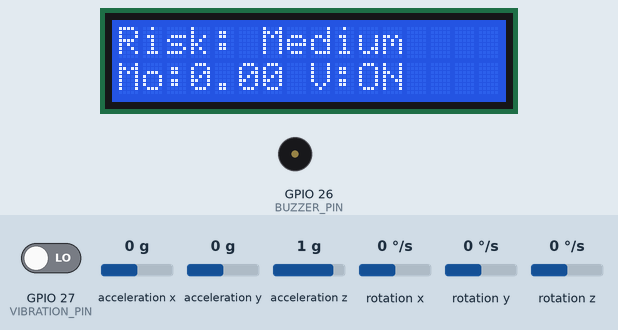
The sketch below on a simulated ESP32. On the bench: 16×2 character LCD, buzzer (waves = sounding). Inputs (shaded band) come from the test bench; at power-on: GPIO 27 (VIBRATION_PIN) LOW, acceleration x 0 g, acceleration y 0 g, acceleration z 1 g, rotation x 0 °/s, rotation y 0 °/s, rotation z 0 °/s. WiFi joins after 1.5 s; servers stay silent unless stated; uploads are accepted with an empty reply; the local clock reads 2024-03-15 10:24:30 at power-on unless the sketch sets it; what the sketch prints to the serial monitor is not drawn.

Above: at 4.3 s.
4.4 s: GPIO 27 (VIBRATION_PIN) driven HIGH
At 8.0 s:
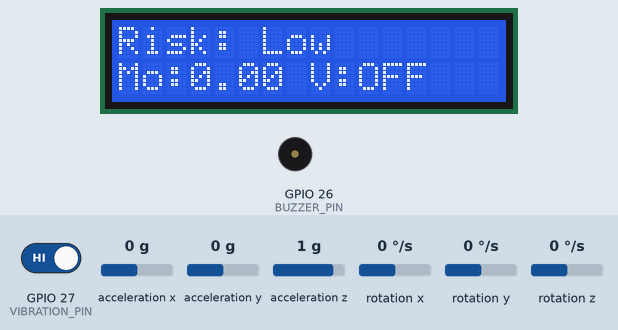
8.6 s: acceleration x set to -0.4 g
12.8 s: acceleration x set to -0.7 g
At 14.5 s:
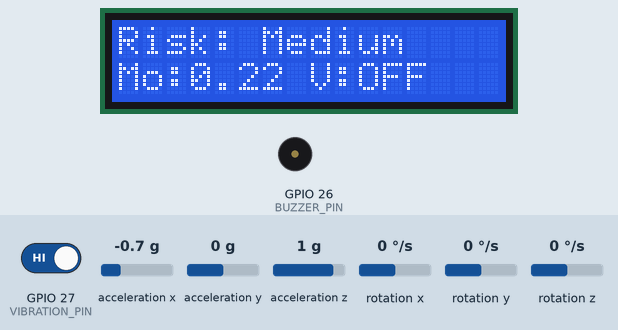
20.9 s: acceleration y set to -1.4 g
At 24.4 s:
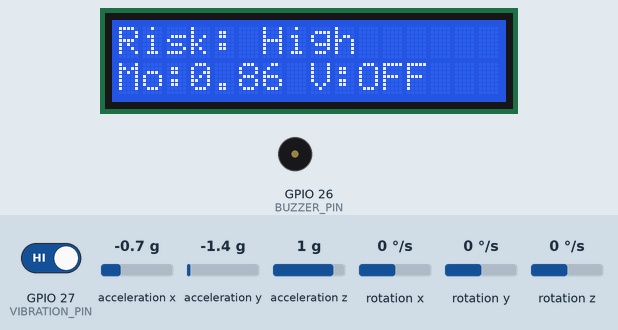
29.0 s: GPIO 27 (VIBRATION_PIN) driven LOW
At 32.8 s:
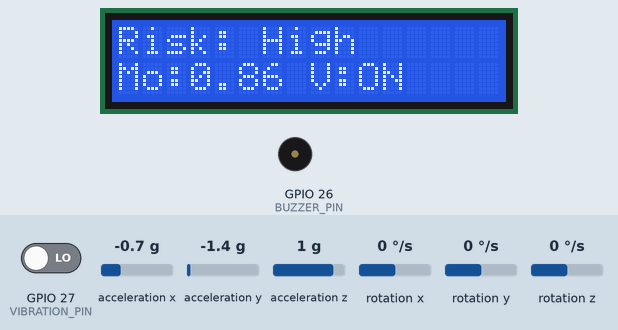
37.1 s: acceleration y set to -0.6 g
41.4 s: acceleration y set to -0.3 g
Timing chart, 0 to 65.9 s (numbered marks = the images above; inputs shaded):
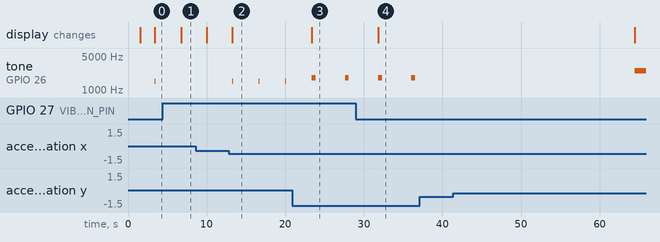

Measured:
- the behaviour switches between -0.5 and -0.6 g on acceleration x (found by bisection; images 1 and 2)
- after the input at 4.4 s, tone on GPIO 26 (BUZZER_PIN): stays silent (without the input it goes to 1500 Hz after 2.4 s); the display: changes after 2.4 s (image 1)
- after the input at 12.8 s, tone on GPIO 26 (BUZZER_PIN): alternates 1500 Hz for 0.15 s and silent for 3.2 s, starting after 0.44 s; the display: changes after 0.44 s (image 2)
- after the input at 20.9 s, tone on GPIO 26 (BUZZER_PIN): alternates 1800 Hz for 0.50 s and silent for 3.7 s, starting after 2.5 s; the display: changes after 2.5 s (image 3)
- after the input at 29.0 s, the display: changes after 2.8 s (image 4)
- after the input at 37.1 s, every drawn part: stays the same

The sketch:

sketch_earthquakejan27a.ino
```cpp
#include <Wire.h>
#include <LiquidCrystal_I2C.h>
#include <WiFi.h>
#include <WiFiClientSecure.h>
#include <HTTPClient.h>
#include <time.h>
#include <MPU6050.h>

// ---------------- WIFI ----------------
#define WIFI_SSID ""
#define WIFI_PASSWORD ""

// ---------------- EMAIL ----------------
#define SMTP_HOST "smtp.gmail.com"
#define SMTP_PORT 465
#define AUTHOR_EMAIL "ismotaraprova@gmail.com"
#define AUTHOR_PASSWORD ""
#define RECIPIENT_EMAIL "provaismot@gmail.com"

// ---------------- FIREBASE ----------------
#define DATABASE_URL "https://earlywarningsystem-53511-default-rtdb.firebaseio.com/earthquakeData.json"

// ---------------- LCD ----------------
LiquidCrystal_I2C lcd(0x27, 16, 2);

// ---------------- SENSOR PINS ----------------
#define VIBRATION_PIN 27   // SW-18010P DO
#define BUZZER_PIN 26

// ---------------- MPU6050 ----------------
MPU6050 mpu;

// ---------------- EARTHQUAKE THRESHOLDS ----------------
// (Designed so you can create FALSE earthquakes for dataset)

#define MOTION_LOW        0.05   // Noise / idle
#define MOTION_MEDIUM     0.15   // Human / table shake
#define MOTION_HIGH       0.30   // Earthquake-like motion

#define CONFIRM_COUNT     8      // consecutive samples (~2–3 sec)

// ---------------- VARIABLES ----------------
bool earthquakeDetected = false;
bool lastQuakeState = false;
bool emailSent = false;
bool safeEmailSent = false;

unsigned long lastBlink = 0;
bool showAlert = false;

int motionCounter = 0;

// ---------------- TIME ----------------
String getTimeNow() {
  configTime(6 * 3600, 0, "pool.ntp.org", "time.nist.gov");
  struct tm t;
  if (!getLocalTime(&t)) return "Unknown";

  char buf[25];
  strftime(buf, sizeof(buf), "%Y-%m-%d %H:%M:%S", &t);
  return String(buf);
}

// ---------------- EMAIL ----------------
void sendEmail(const char* subject, const char* body) {
  WiFiClientSecure client;
  client.setInsecure();

  if (!client.connect(SMTP_HOST, SMTP_PORT)) return;

  auto waitResp = [&]() {
    unsigned long t = millis() + 3000;
    while (millis() < t) {
      while (client.available()) client.readStringUntil('\n');
    }
  };

  client.println("EHLO esp32"); waitResp();
  client.println("AUTH LOGIN"); waitResp();
  client.println("aXNtb3RhcmFwcm92YUBnbWFpbC5jb20="); waitResp();
  client.println("a2NrdyBmZXd0IHF3bXAgbXR0YQ=="); waitResp();

  client.printf("MAIL FROM:<%s>\r\n", AUTHOR_EMAIL); waitResp();
  client.printf("RCPT TO:<%s>\r\n", RECIPIENT_EMAIL); waitResp();
  client.println("DATA"); waitResp();

  client.printf("Subject: %s\r\n", subject);
  client.println("Content-Type: text/plain");
  client.println();
  client.println(body);
  client.println(".");
  waitResp();

  client.println("QUIT");
  client.stop();
}

// ---------------- FIREBASE UPLOAD ----------------
void uploadToFirebase(float motion, bool vibration, bool quake, String risk) {
  if (WiFi.status() != WL_CONNECTED) return;

  String json = "{";
  json += "\"timestamp\":\"" + getTimeNow() + "\",";
  json += "\"motion\":" + String(motion, 3) + ",";
  json += "\"vibration_detected\":" + String(vibration ? 1 : 0) + ",";
  json += "\"earthquake_detected\":" + String(quake ? 1 : 0) + ",";
  json += "\"risk_level\":\"" + risk + "\"";
  json += "}";

  WiFiClientSecure client;
  client.setInsecure();
  HTTPClient http;

  http.begin(client, DATABASE_URL);
  http.addHeader("Content-Type", "application/json");
  http.POST(json);
  http.end();
}

// ---------------- EMAIL MESSAGES ----------------
void sendQuakeAlert(float motion) {
  char msg[220];
  snprintf(msg, sizeof(msg),
           "🌍 EARTHQUAKE ALERT!\n"
           "Ground Motion: %.3f g\n"
           "Time: %s\n\n"
           "Take immediate precautions!",
           motion, getTimeNow().c_str());

  sendEmail("🌍 EARTHQUAKE ALERT", msg);
}

void sendSafeAlert(float motion) {
  char msg[200];
  snprintf(msg, sizeof(msg),
           "✅ AREA STABLE AGAIN\n"
           "Ground Motion: %.3f g\n"
           "Time: %s",
           motion, getTimeNow().c_str());

  sendEmail("✅ AREA SAFE", msg);
}

// ---------------- SETUP ----------------
void setup() {
  Serial.begin(115200);

  lcd.init();
  lcd.backlight();

  pinMode(VIBRATION_PIN, INPUT);
  pinMode(BUZZER_PIN, OUTPUT);

  Wire.begin();
  mpu.initialize();

  lcd.print("Earthquake Syst.");
  delay(1500);
  lcd.clear();

  WiFi.begin(WIFI_SSID, WIFI_PASSWORD);
  while (WiFi.status() != WL_CONNECTED) {
    delay(400);
  }
}

// ---------------- LOOP ----------------
void loop() {

  // ---- SW-18010P ----
  bool vibrationDetected = (digitalRead(VIBRATION_PIN) == LOW);

  // ---- MPU6050 ----
  int16_t ax, ay, az;
  mpu.getAcceleration(&ax, &ay, &az);

  float Ax = ax / 16384.0;
  float Ay = ay / 16384.0;
  float Az = az / 16384.0;

  float totalAcc = sqrt(Ax * Ax + Ay * Ay + Az * Az);
  float motion = abs(totalAcc - 1.0); // remove gravity

  String riskLevel = "Low";


  // =====================================================
  // 🌍 EARTHQUAKE DECISION LOGIC (FINAL & CLEAN)
  // =====================================================

  // ---- CRITICAL ----

  // ================= CLEAN EARTHQUAKE LOGIC =================

static int confirmCounter = 0;

if (motion >= MOTION_HIGH) {
   earthquakeDetected = false;   // <-- ADD THIS


  // Strong motion detected
  if (vibrationDetected) {
    confirmCounter++;
  } else {
    confirmCounter = max(confirmCounter - 1, 0);
  }

  if (confirmCounter >= 3) {   // ~8 seconds total
    riskLevel = "Critical";
    earthquakeDetected = true;
  } else {
    riskLevel = "High";
  }
}

else if (motion >= MOTION_MEDIUM) {
  riskLevel = "Medium";
  confirmCounter = 0;
}

else if (vibrationDetected) {
  riskLevel = "Medium";   // vibration alone = suspicious
  confirmCounter = 0;
}

else {
  riskLevel = "Low";
  confirmCounter = 0;
  earthquakeDetected = false;
}


  // ---------------- UPLOAD ----------------
  uploadToFirebase(
    motion,
    vibrationDetected,
    earthquakeDetected,
    riskLevel
  );

  // ---------------- ALERT + BUZZER ----------------
  if (riskLevel == "Critical") {
    if (!emailSent) {
      sendQuakeAlert(motion);
      emailSent = true;
      safeEmailSent = false;
    }
  }

  lcd.clear();
  lcd.setCursor(0, 0);
  lcd.print("Risk: ");
  lcd.print(riskLevel);

  lcd.setCursor(0, 1);
  lcd.print("Mo:");
  lcd.print(motion, 2);
  lcd.print(" V:");
  lcd.print(vibrationDetected ? "ON" : "OFF");


  if (riskLevel == "Critical") {
    tone(BUZZER_PIN, 2500);
  }
  else if (riskLevel == "High") {
    tone(BUZZER_PIN, 1800);
    delay(500);
    noTone(BUZZER_PIN);
    delay(500);
  }
  else if (riskLevel == "Medium") {
    tone(BUZZER_PIN, 1500);
    delay(150);
    noTone(BUZZER_PIN);
  }
  else {
    noTone(BUZZER_PIN);
  }

  // SAFE recovery mail
  if (!earthquakeDetected && lastQuakeState) {
    if (!safeEmailSent) {
      sendSafeAlert(motion);
      safeEmailSent = true;
      emailSent = false;
    }
  }

  lastQuakeState = earthquakeDetected;

  Serial.printf(
    "Motion:%.3f Vib:%d Risk:%s\n",
    motion, vibrationDetected, riskLevel.c_str()
  );

  delay(3000);
}
```
